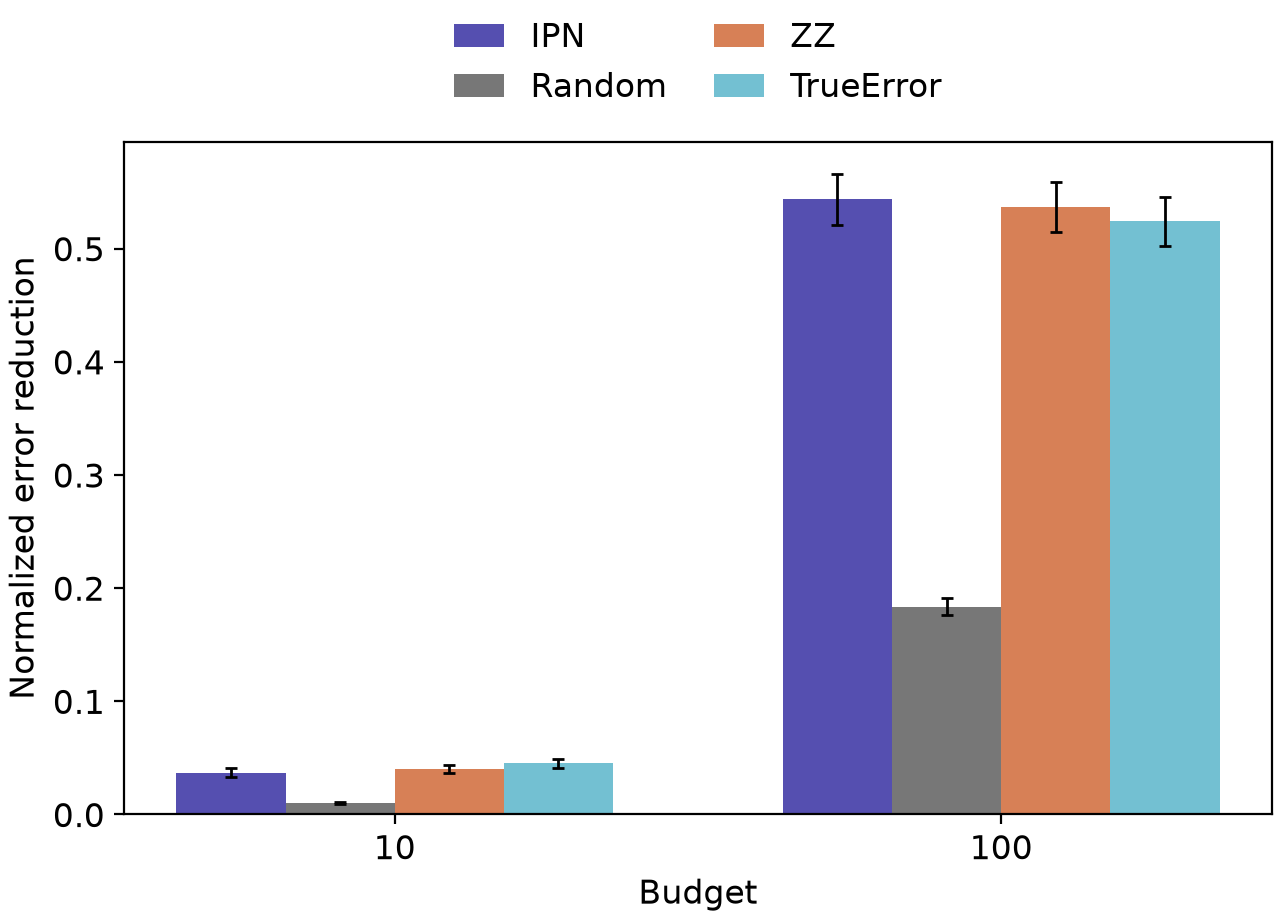

Recreate this plot in Python.
"""Test a static-trained IPN on advection bumps at budgets 10 and 100.

Run in the MFEM environment: python evaluation_plot/plot_static-bump.py
Samples stay in memory. By default the figure is shown without writing files;
--output optionally saves only the figure. Error bars are SEM across paired
initial conditions for one checkpoint, not across independent training runs.
"""

import argparse
from concurrent.futures import ProcessPoolExecutor
import multiprocessing as mp
import os
import sys
from pathlib import Path

ROOT = Path(__file__).resolve().parents[1]
sys.path.insert(0, str(ROOT))

# Each process owns its solver and policy; no MFEM objects cross process boundaries.
os.environ.setdefault("OMP_NUM_THREADS", "1")
os.environ.setdefault("OPENBLAS_NUM_THREADS", "1")
os.environ.setdefault("MKL_NUM_THREADS", "1")

import numpy as np
import torch

from advection_bump import AdvectionBump
from evaluation_plot.plot import collect, indicator_action, load_policy


BUDGETS = (10, 100)
METHODS = ("IPN", "Random", "ZZ", "TrueError")
COLORS = ("#554fb0", "#777777", "#d78056", "#73c0d2")


def initialize_worker(checkpoint):
    global POLICY
    POLICY, _ = load_policy(checkpoint)


def evaluate(seed):
    """Paired methods and budgets share one IC; budget 10 is the 100-step prefix."""
    rng = np.random.default_rng(seed)
    final_errors = np.empty((len(BUDGETS), len(METHODS)))
    no_refine = np.empty(len(BUDGETS))
    for method in ("NoRefine",) + METHODS:
        source = AdvectionBump(observe=method == "IPN")
        source.settings["budget"] = max(BUDGETS)
        state = source.reset(seed)
        initial_error = state["error"]
        for step in range(1, max(BUDGETS) + 1):
            if method == "NoRefine":
                action = 0
            elif method == "IPN":
                with torch.inference_mode():
                    logits = POLICY(torch.from_numpy(state["observation"]),
                                    torch.from_numpy(state["valid_actions"]))
                    action = int(logits.argmax())
            elif method == "Random":
                action = int(rng.choice(np.flatnonzero(state["valid_actions"])))
            else:
                action = indicator_action(source, method)
            state, _ = source.step(action)
            if step in BUDGETS:
                index = BUDGETS.index(step)
                if method == "NoRefine":
                    no_refine[index] = state["error"]
                else:
                    final_errors[index, METHODS.index(method)] = state["error"]
    # Paper section 5.2: compare against no refinement at the SAME final time.
    reductions = (no_refine[:, None] - final_errors) / initial_error
    return reductions


def draw(results):
    import matplotlib.pyplot as plt

    means = results.mean(axis=0)
    sem = results.std(axis=0, ddof=1) / np.sqrt(len(results))
    with plt.rc_context({"font.size": 12}):
        figure, axis = plt.subplots(figsize=(6.4, 4.6), layout="constrained")
        width = 0.18
        positions = np.arange(len(BUDGETS))
        for i, (method, color) in enumerate(zip(METHODS, COLORS)):
            axis.bar(positions + (i - 1.5) * width, means[:, i],
                     width=width, color=color, label=method, yerr=sem[:, i],
                     error_kw={"elinewidth": 1, "capsize": 2})
        axis.set_xticks(positions, [str(budget) for budget in BUDGETS])
        axis.set_xlabel("Budget")
        axis.set_ylabel("Normalized error reduction")
        axis.axhline(0, color="0.4", linewidth=0.7)
        axis.legend(loc="lower center", bbox_to_anchor=(0.5, 1.01),
                    ncol=2, frameon=False, columnspacing=1.4, handlelength=1.5)
    return figure, means, sem

def main():
    parser = argparse.ArgumentParser(description=__doc__)
    parser.add_argument("--checkpoint", type=Path,
                        default=ROOT / "data/static_bump/checkpoint.pt")
    parser.add_argument("--episodes", type=int, default=100)
    parser.add_argument("--seed", type=int, default=100_000)
    parser.add_argument("--workers", type=int, default=4,
                        help="independent test processes; 0 runs serially")
    parser.add_argument("--output", type=Path, help="optionally save only the figure")
    parser.add_argument("--no-show", action="store_true")
    args = parser.parse_args()
    if args.no_show:
        import matplotlib
        matplotlib.use("Agg")
    _, saved = load_policy(args.checkpoint)
    train_start, train_end = saved["seed"], saved["seed"] + saved["episodes"]
    if args.seed < train_end and args.seed + args.episodes > train_start:
        parser.error("test seeds overlap the checkpoint's training seeds")
    print(f"Static -> advection bumps | trained episodes={saved['episodes']} | "
          f"test episodes={args.episodes} | budgets={BUDGETS} | "
          f"seeds={args.seed}:{args.seed + args.episodes} | IPN=argmax", flush=True)
    if args.workers == 0:
        initialize_worker(args.checkpoint)
        results = collect(map(evaluate, range(args.seed, args.seed + args.episodes)), args.episodes)
    else:
        with ProcessPoolExecutor(max_workers=args.workers,
                                 mp_context=mp.get_context("spawn"),
                                 initializer=initialize_worker,
                                 initargs=(args.checkpoint,)) as pool:
            rows = pool.map(evaluate, range(args.seed, args.seed + args.episodes))
            results = collect(rows, args.episodes)
    figure, means, sem = draw(results)
    for index, budget in enumerate(BUDGETS):
        print(f"Budget {budget}")
        for method, mean, error in zip(METHODS, means[index], sem[index]):
            print(f"  {method:10s} {mean:.6f} +/- {error:.6f} (SEM)")
    if args.output is not None:
        figure.savefig(args.output, dpi=200)
        print(f"Figure: {args.output}", flush=True)
    import matplotlib.pyplot as plt
    if not args.no_show:
        plt.show()
    plt.close(figure)


if __name__ == "__main__":
    main()
